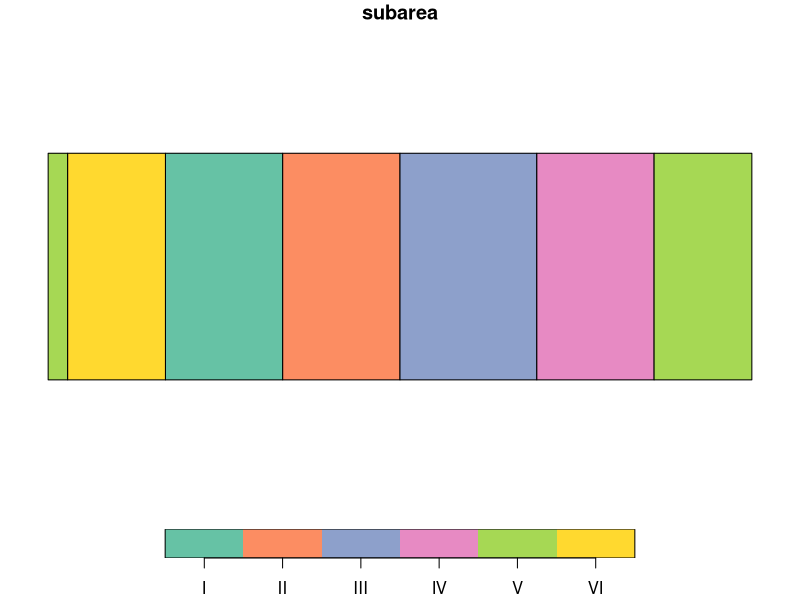

The R script that drew this image: (Note: this script raises an error after producing the figure.)
library(tidyverse)
library(sf)
library("rnaturalearth")
library("rnaturalearthdata")
ne_download(category = "physical", type="ocean", scale= 10, returnclass = "sf")

#create a df for the subareas (xy coordinates)
#multipolygon for subarea V because it crosses over longitude 180
df <- structure(list(
  geometry = c(
    "POLYGON ((-120 -60, -60 -60, -60 -90, -120 -90, -120 -60))",
    "POLYGON ((-60 -60, 0 -60, 0 -90, -60 -90, -60 -60))",
    "POLYGON ((0 -60, 70 -60, 70 -90, 0 -90, 0 -60))",
    "POLYGON ((70 -60, 130 -60, 130 -90, 70 -90, 70 -60))",
    "MULTIPOLYGON (((130 -60, 180 -60, 180 -90, 130 -90, 130 -60)), ((-170 -60, -170 -90, -180 -90, -180 -60, -170 -60)))",
    "POLYGON ((-170 -60, -120 -60, -120 -90, -170 -90, -170 -60))"
), subarea = c('I','II','III','IV','V','VI')), 
row.names = c(NA, -6L), 
class = c("tbl_df", "tbl", "data.frame"))
df
sf <- sf::st_as_sf(df, wkt = "geometry", crs = 4326)
sf
plot(sf)

#plot to check with the world map
world <- ne_countries(scale = "medium", returnclass = "sf")
class(world)

orp  <- ggplot() +geom_sf(data = sf, aes(fill = subarea)) +
  geom_sf(data = world) +
  coord_sf(ylim = c(-90,-60), expand = T)

#load the oceans 10m shapefile from NaturalEarth
oceans <- ne_load(category = "physical", type="ocean", scale= 10, returnclass = "sf")
sf_use_s2(FALSE)
#clip the polygons with the world using intersect (intersection of oceans and polygons)
output = st_intersection(sf, oceans)

#plot the clipped subareas
ggplot() +geom_sf(data = output, aes(fill = subarea)) +
  geom_sf(data = world) +
  coord_sf(ylim = c(-90,-60), expand = T)

#save 
# st_write(output, "G:/.shortcut-targets-by-id/1xgcaVdmmUzaPBD5Nqg46a8Q7vdg7-21-/Abundance-Tabs&Refs/temp/mapping subareas/SH-IWCareas/SH-IWC-antarctic-areas.shp")
